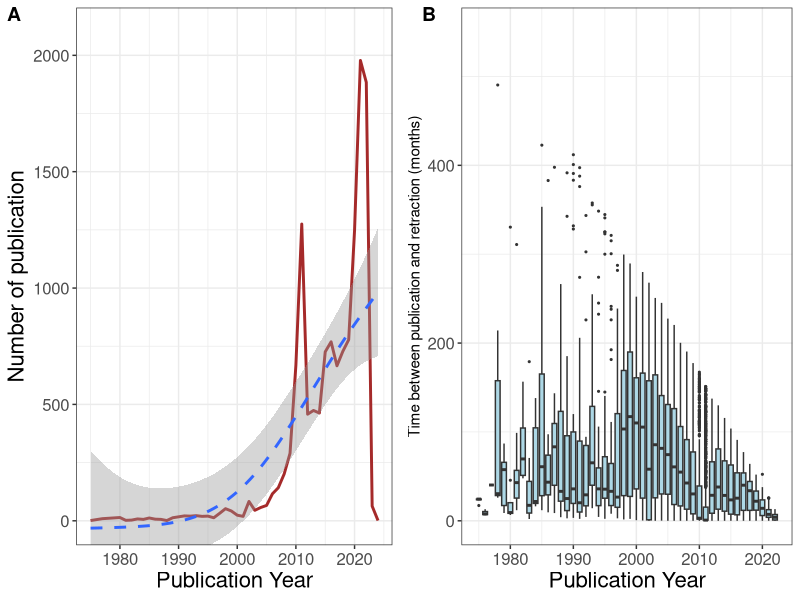
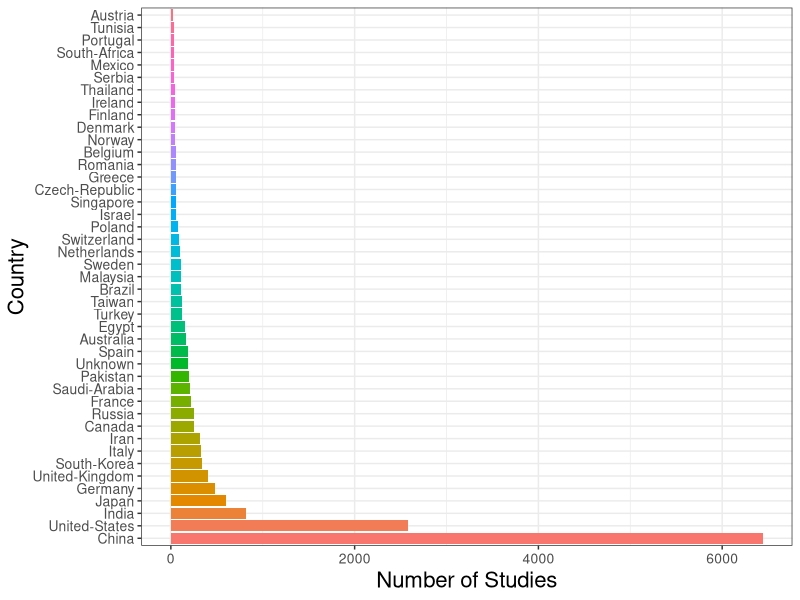
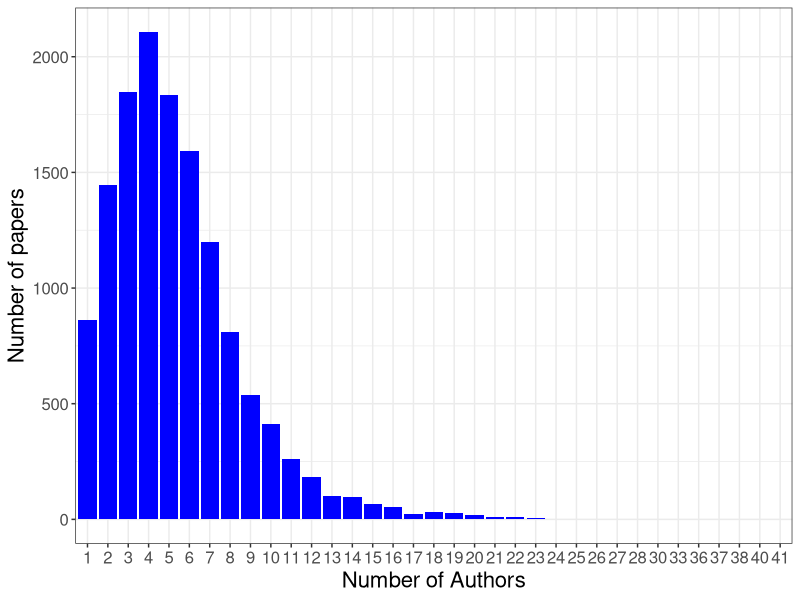
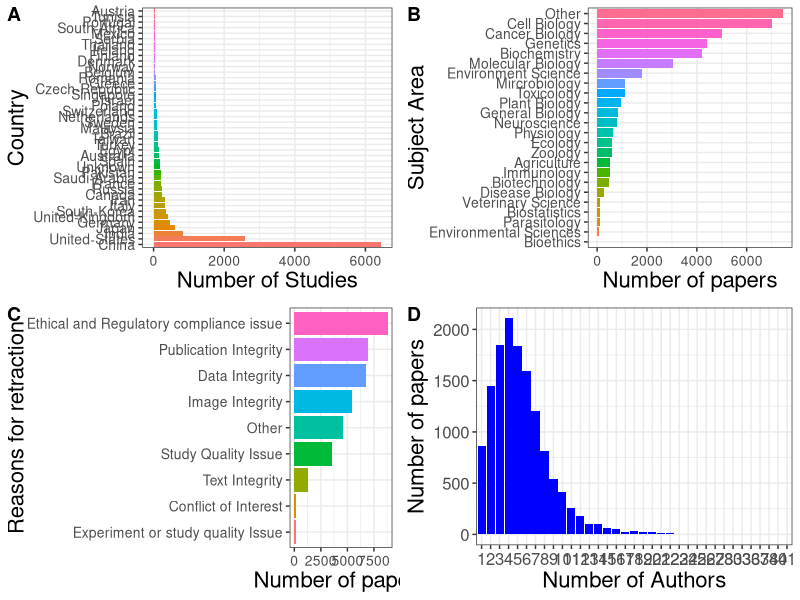
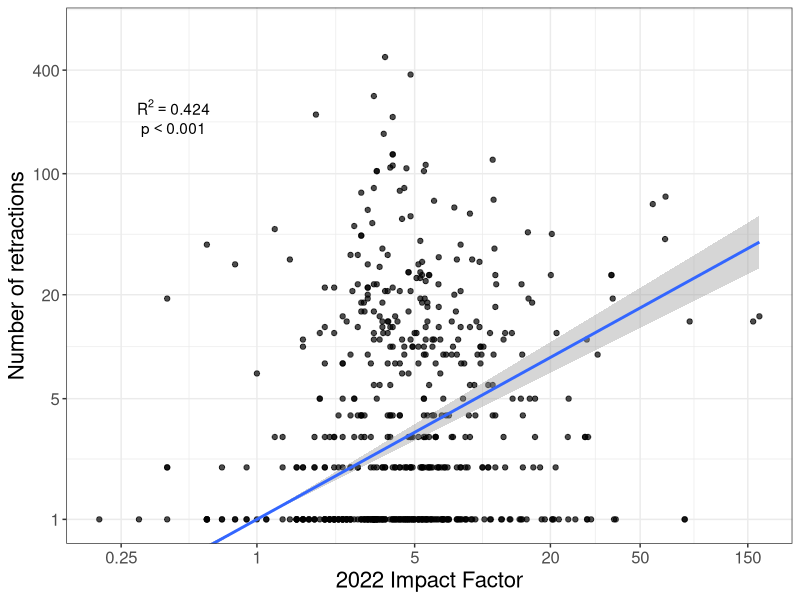
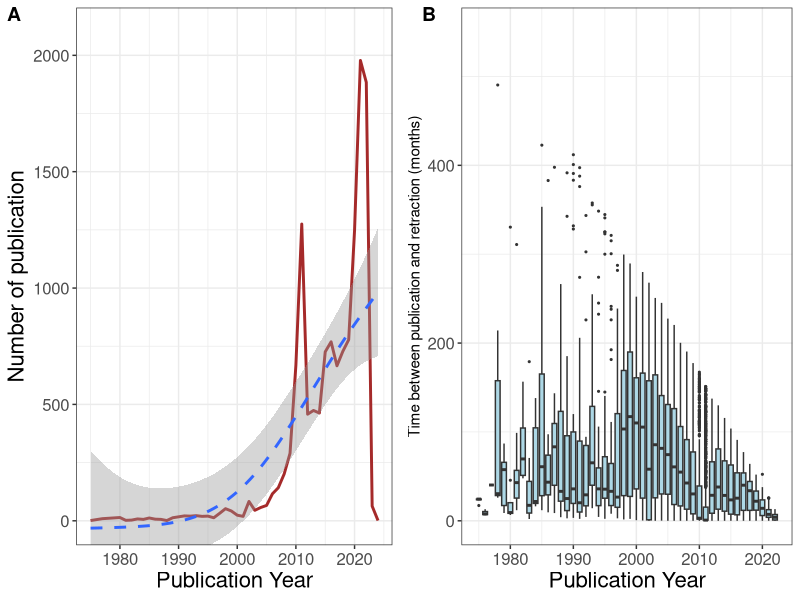
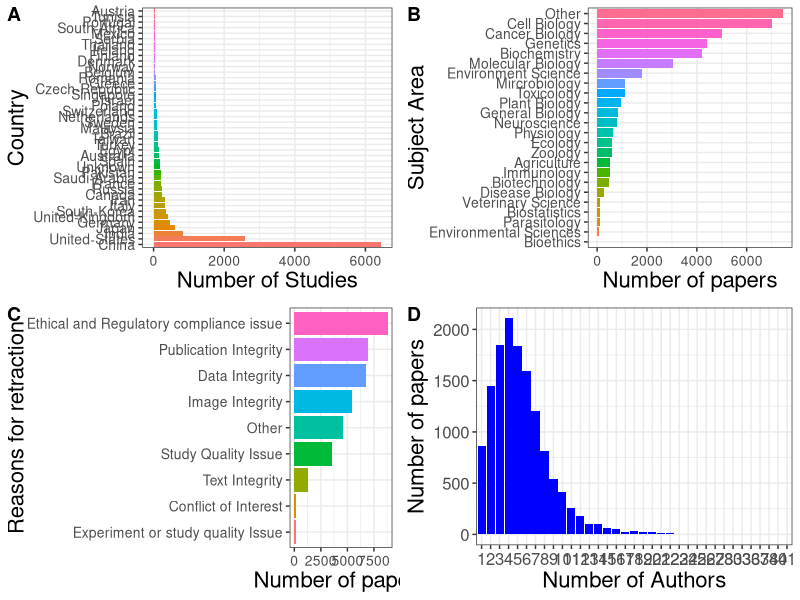
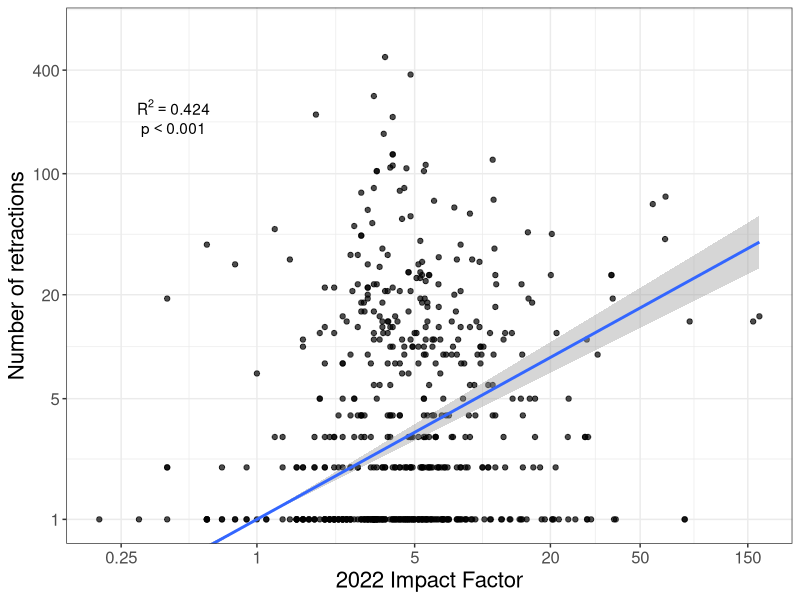

Write the R code that produced these figures, in order.
library(readxl)
library(tidyverse)
library(lubridate)
library(cowplot)
library(igraph)

### Load the data from the retraction watch database  
rtr_db <-read_xlsx("./Retraction/Data_life science_final.xlsx")
head(rtr_db)
summary(rtr_db)

###### Publication Time of the retracted studies ----

rtr_db$pubyear <- year(rtr_db$OriginalPaperDate)
rtr_db$rtryear <- year(rtr_db$RetractionDate)

rtr_db$timediff <- as.numeric(rtr_db$RetractionDate - rtr_db$OriginalPaperDate, units = "weeks")
rtr_pubyr <- rtr_db |> count(year = pubyear)
rtr_rtryr <- rtr_db |> count(year = rtryear)

#### Figure 1A Year wise pattern of publication ----
rtr_year_ptrn <- rtr_rtryr |>   filter( year >=1975)|>
  ggplot(aes(x= year))+ 
  geom_line(aes(y= n), lwd=1, col ="brown") + 
  #geom_line(aes(y=rollmean(n, 5, na.pad=TRUE)), linetype= "dashed") +
  geom_smooth(aes(x=year, y= n), method = "gam", linetype= "dashed")+
  #geom_line(aes(x= year, y= n.y), col ="blue", lwd=1, lty = 2) + 
  labs(x= "Publication Year" , y= "Number of publication", col = " ", lty= " ")+
  theme_bw()+coord_cartesian(ylim = c(0,2100))+
  theme(axis.title = element_text(size=16),
        axis.text  = element_text(size=12),
        legend.position = c(0.1,0.8),
        legend.text = element_text(size=18))

#ggsave(rtr_year_ptrn, file = "Yearwise_pattern_wgam.jpeg", width = 9, height = 6, units = "in", dpi=300)

#### Figure 1B Year wise pattern of time difference ----
rtr_year_diff <- rtr_db |> filter( pubyear >=1975)|>
  ggplot() + 
  geom_boxplot(aes(x= (pubyear), y= timediff/4, group =pubyear),
               fill = "lightblue", outlier.size = 0.4) +
  labs(x = "Publication Year", 
       y = "Time between publication and retraction (months)") +
  scale_fill_discrete(breaks = c("1980", "1990", "2000", "2010", "2020"))+
  coord_cartesian(ylim =c(0,550))+
  theme_bw() + theme(axis.text = element_text(size=12),
                     axis.title.x = element_text(size=16))

cowplot::plot_grid(rtr_year_ptrn, rtr_year_diff,     labels = c("A", "  B"))
ggsave("./Figure/Final_figure_1.jpeg", width = 9, height = 4, dpi = 300, units = "in")

###### Retraction Pattern across countries ----

cntry <-capture.output(cat(rtr_db$Country)) ###concatenate all country name together
cntry1 <- gsub(";", " ", cntry)
cntry1 <-gsub("United ", "United-", cntry1)
cntry1 <-gsub("Hong ", "Hong-", cntry1)
cntry1 <-gsub("South ", "South-", cntry1)
cntry1 <-gsub("North ", "North-", cntry1)
cntry1 <-gsub("Sri ", "Sri-", cntry1)
cntry1 <-gsub("Saudi ", "Saudi-", cntry1)
cntry1 <-gsub("New ", "New-", cntry1)
cntry1 <-gsub(" Emirates", "-Emirates", cntry1)
cntry1 <-gsub(" & ", "-&-", cntry1)
cntry1 <-gsub("Puerto ", "Puerto-", cntry1)
cntry1 <-gsub("Costa ", "Costa-", cntry1)
cntry1 <-gsub("Czech Republic", "Czech-Republic", cntry1)

freq_x <- sort(table(unlist(strsplit(cntry1, " "))),      # Create frequency table
               decreasing = TRUE)
freq_x

freq_x1 <- freq_x[freq_x>25] ## Can use other cutoffs also 10/40/50

###### Figure 2A Country wise retraction pattern -----
cntry_freq <-ggplot(as.data.frame(freq_x1), aes(y=Var1, x= Freq, fill = Var1)) + 
  geom_col()+
  theme_bw()+ labs(y = "Country", x = "Number of Studies")+ 
  theme(axis.title = element_text(size=16),
        axis.text  = element_text(size=10),
        legend.position = "none")
cntry_freq
#ggsave(cntry_freq, file = "Country_frequency_new.jpeg", width = 8, height = 6, units = "in", dpi=200)

###### Aggregated subject list summary -----
agg_sub_list <- read_xlsx("./Retraction/subject_list_final.xlsx") |> 
  drop_na(`new category`) |>arrange(desc(Freq))
agg_sub_list$`new category` <- as.factor(agg_sub_list$`new category`)
head(agg_sub_list)

agg_sum <- agg_sub_list |> group_by(`new category`) |> summarise(total=sum(Freq)) |>arrange(total)

#Then turn it back into a factor with the levels in the correct order
agg_sum$`new category` <- factor(agg_sum$`new category`, levels=unique(agg_sum$`new category`))

#### Figure 2B Subject area plot ----
agg_sum_plt <- agg_sum |>
  ggplot( aes(x= total, y= `new category`))+
  geom_col(aes(fill= `new category`))+
  theme_bw()+
  labs(y = "Subject Area", x= "Number of papers")+
  theme(axis.title = element_text(size=16),
        axis.text  = element_text(size=10),
        legend.position = "none")

#ggsave("Subject_area_freq_new.jpeg", width = 7, height=5, units= "in", dpi=300)

###### Aggregated list of reasons -----
rsn_freq_new<-read_xlsx("./Retraction/Reason_frequency_final.xlsx") |>
  drop_na(`New label`) |>arrange(desc(Freq))
head(rsn_freq_new)

rsn_sum <- rsn_freq_new |> group_by(`New label`) |> summarise(total=sum(Freq)) |>arrange(total)

#Then turn it back into a factor with the levels in the correct order
rsn_sum$`New label` <- factor(rsn_sum$`New label`, levels=unique(rsn_sum$`New label`))

#agg_sub_list |> #filter(Freq >5)|> order_by(`new category`)
#### Figure 2C Reason frequency----- 
rsn_db_plt <- rsn_sum |>
  ggplot( aes(x= total, y= `New label`))+
  geom_col(aes(fill= `New label`))+
  theme_bw()+
  labs(y = "Reasons for retraction", x= "Number of papers")+
  theme(axis.title = element_text(size=16),
        axis.text  = element_text(size=10),
        legend.position = "none")

#ggsave(rsn_db_plt, filename = "Reason_area_freq_new.jpeg", width = 7, height=5, units= "in", dpi=300)

#### Number of Authors across the studies ----
#### Figure 2D Number of Authors----
rtr_db$num_authr <- str_count(rtr_db$Author, ";") +1
xtabs(~num_authr, rtr_db)

num_atr <- rtr_db |> count(num_authr) |> filter(!is.na(num_authr)) |>
  ggplot( aes(x= as.factor(num_authr), y = n))+
  geom_col(fill= "blue")+
  theme_bw()+
  labs(x= "Number of Authors", y= "Number of papers")+
  theme(axis.title = element_text(size=16),
        axis.text  = element_text(size=12))
num_atr
#ggsave(num_atr, file = "./Documents/Retraction/Num_authors.jpeg", width = 12, height = 8, units = "in", dpi=200)  

#### Final Figure 2 ----
cowplot::plot_grid(cntry_freq, agg_sum_plt, rsn_db_plt, num_atr, 
                   labels = c("A", "B", "C", "D"), ncol =2)

ggsave("./Figure/Final_figure_2.jpeg", width=14, height =9, units = "in", dpi=300)

### Figure 3 Relationship between Journal IF and number of retractions ----

jif_num <- read.csv("./Retraction/Journal_impact_factor_retraction_all.csv")
jif_num_fltr <- jif_num |> drop_na(X2022.JIF) ###drop columns with NO IF information

summary(lm(log(n) ~ log(X2022.JIF) -1, data = jif_num_fltr)) ##Fitting the regression

jif_num_fltr |> drop_na(X2022.JIF) |> #plot the regression 
  ggplot(aes(x= log(X2022.JIF), y = log(n)))+
  geom_point(alpha = 0.7) +
  geom_smooth( method = "gam", formula = y ~ (x)-1) + 
  coord_cartesian(ylim = c(0,6.5))+
  labs(x= "2022 Impact Factor", y= "Number of retractions") + 
  annotate("text", x = -0.85, y=5.5 , label = bquote("R^2 == 0.424"), parse = TRUE)+
  annotate("text", x = -0.85, y=5.2 , label = bquote("p <0.001"), parse = TRUE)+
  scale_x_continuous(breaks = c(-1.386,0, 1.61, 2.996,  3.912, 5.011),
                     labels = c( "0.25",  "1", "5", "20", "50", "150"))+
  scale_y_continuous(breaks = c(0, 1.61, 2.996,  4.61, 5.991),
                     labels = c("1", "5", "20", "100", "400")) +
  theme_bw() + 
  theme(axis.title = element_text(size = 16),
        axis.text = element_text(size=12)) 

ggsave("./Figure/Final_figure_3.jpeg", width = 8, height=5.5, units= "in", dpi=600)

###### Number of reasons for retraction ----

rtr_db$num_reason <-str_count(rtr_db$Reason, ";")

#### Supplementary figure S1 ----
num_rsn <- rtr_db |> count(num_reason) |>
  ggplot( aes(x= as.factor(num_reason), y = n))+
  geom_col(fill= "blue")+
  theme_bw()+
  labs(x= "Number of reasons", y= "Number of papers")+
  theme(axis.title = element_text(size=16),
        axis.text  = element_text(size=12))

ggsave(num_rsn, file = "./Figure/Final_figure_S1.jpeg", width = 12, height = 8, units = "in", dpi=200)  
